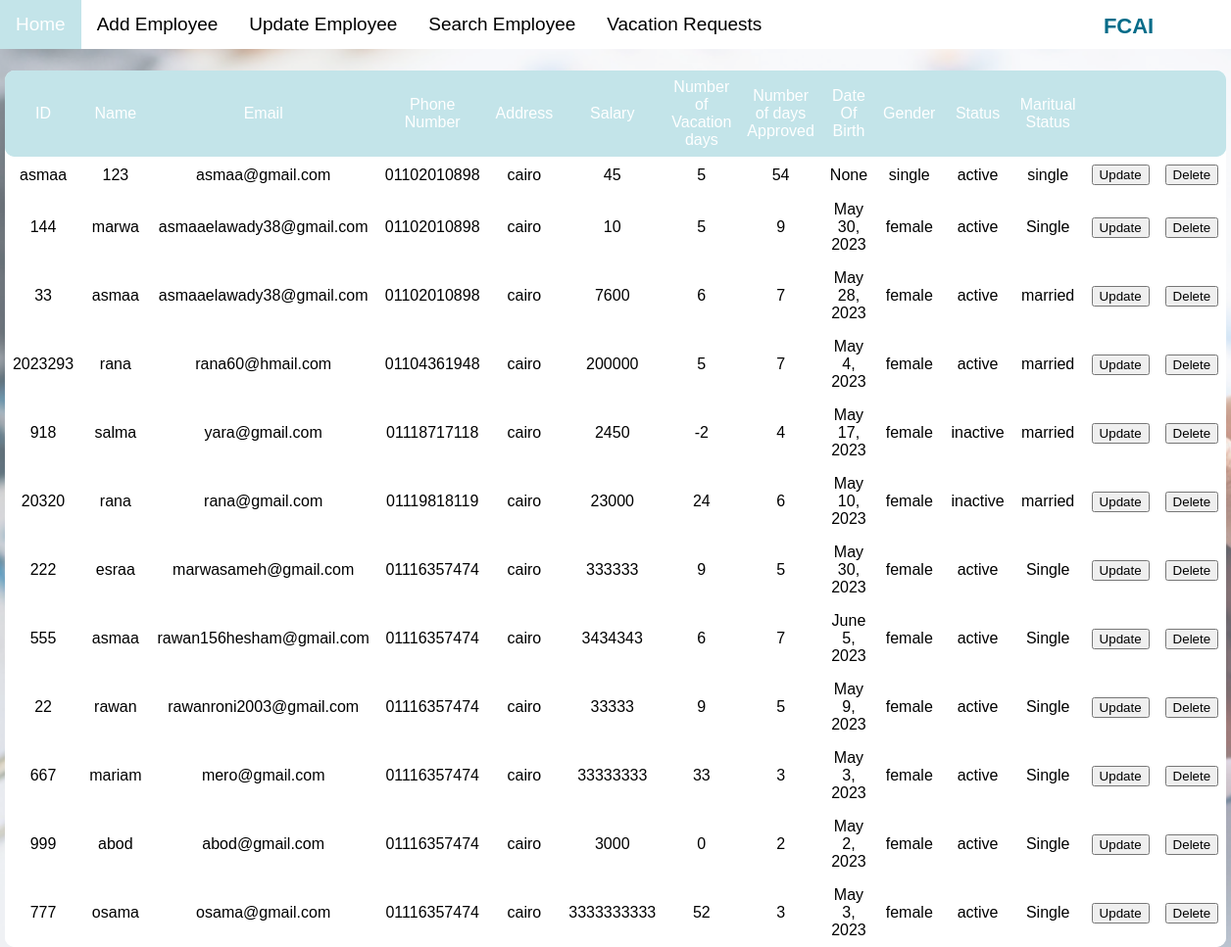
/table, run on an earlier commit of the app's database.
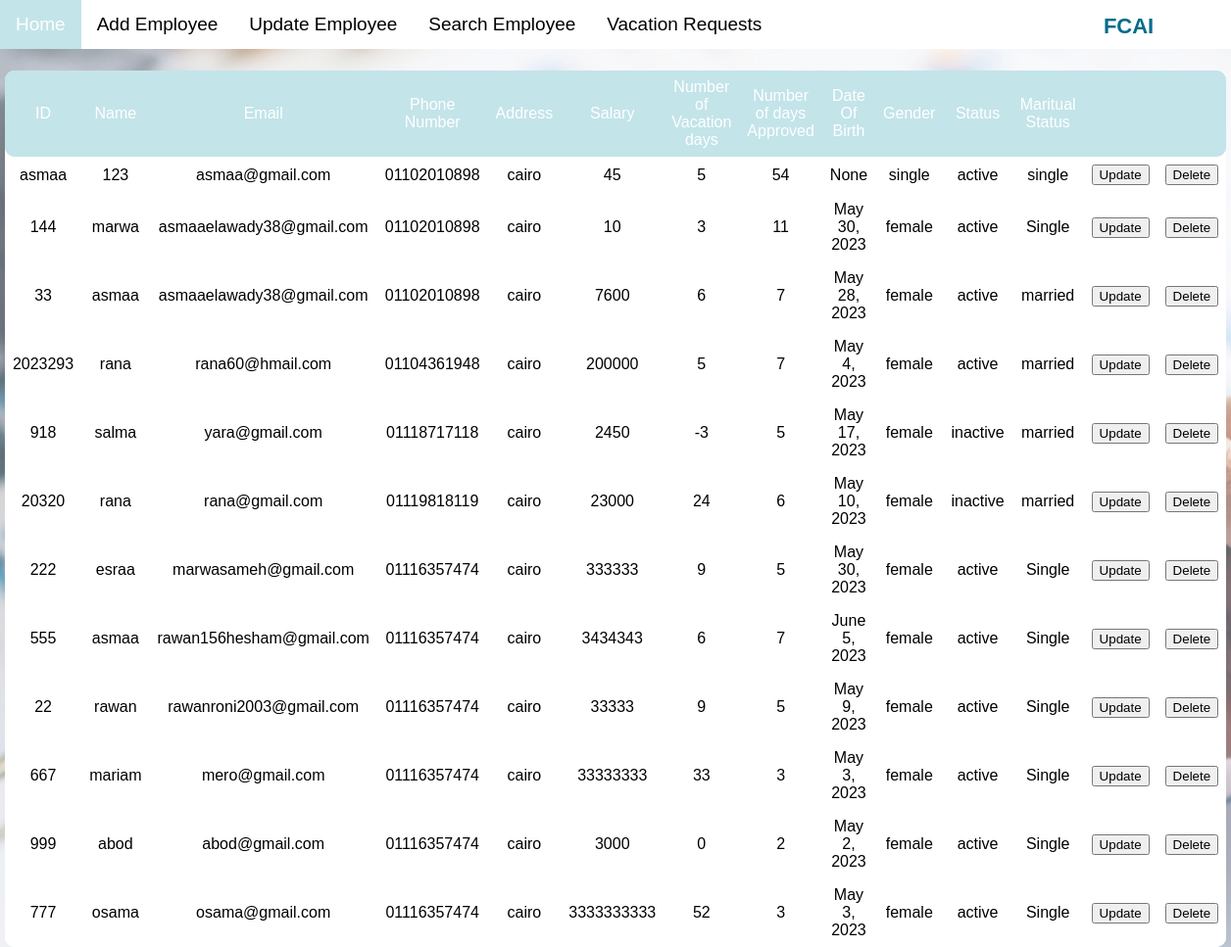
And on a later commit of the database.
### HR/models.py (models this page shows)
class RegisterForm(models.Model):
    gndr=[
        ('Male','M'),('Female','F'),
        ]
    ms=[
        ('Single','Single'),('Married','Married'),
        ]
    stats=[
        ('Active','Active'),
        ('Inactive','Inactive'),
    ]
    EmployeeID = models.CharField(max_length=100,primary_key=True)
    EmployeeName = models.CharField(max_length=100)
    email = models.EmailField(max_length=100)
    phone = models.CharField(max_length=100)
    Addres = models.CharField(max_length=100)
    Salary = models.CharField(max_length=100)
    NumberVacation = models.IntegerField()
    NumberApprovedVacation = models.IntegerField()
    Date = models.DateField()
    Gender = models.CharField(max_length=8,choices=gndr)
    Status = models.CharField(max_length=8,choices=stats)
    MARITALSTATUE = models.CharField(max_length=8,choices=ms)

### HR/views.py (the view)
# urls.py: path('table',views.table,name='table'),
def table(request):
  mymembers = RegisterForm.objects.all().values()
  template = loader.get_template('table.html')
  context = {
    'mymembers': mymembers,
  }
  return HttpResponse(template.render(context, request))

### HR/templates/table.html (shortened to what this page needs)
{% include 'navbar.html' %}
{% load static %}
<link rel="stylesheet" href="{% static 'css/table.css' %}">
<body>
{% block content %}
<table  id="table">
<tr class = "header">
<td class = "header">ID</td>
<td class = "header">Name</td>
<td class = "header">Email</td>
<td class = "header">Phone Number</td>
<td class = "header">Address</td>
<td class = "header">Salary</td>
<td class = "header">Number of <br> Vacation days</td>
<td class = "header">Number of days <br> Approved</td>
<td class = "header">Date Of Birth</td>
<td class = "header"> Gender</td>
<td class = "header">Status</td>
<td class = "header">Maritual <br> Status</td>
<td class = "header"></td>
<td class="header"></td>
</tr>
{% for x in mymembers %}
<tr>
<td>{{ x.EmployeeID }}</td>
<td>{{ x.EmployeeName }}</td>
<td>{{ x.email }}</td>
<td>{{ x.phone }}</td>
<td>{{ x.Addres }}</td>
<td>{{ x.Salary }}</td>
<td>{{ x.NumberVacation }}</td>
<td>{{ x.NumberApprovedVacation }}</td>
<td>{{ x.Date }}</td>
<td>{{ x.Gender }}</td>
<td>{{ x.Status }}</td>
<td>{{ x.MARITALSTATUE }}</td>
<td class="btn"><button><a href="update/{{ x.EmployeeID }}" class="link">Update </a></button></td>
<td class="btn"><button><a href="delete/{{ x.EmployeeID }}" class="link"  onclick="confirmDelete()">Delete</a></button></td>
</tr>
{% endfor %}
</table>
</body>
{% endblock content %}

What changed in the data, as far as the page shows it:
changed RegisterForm "marwa": NumberVacation "5" → "3"; NumberApprovedVacation "9" → "11"
changed RegisterForm "salma": NumberVacation "-2" → "-3"; NumberApprovedVacation "4" → "5"
